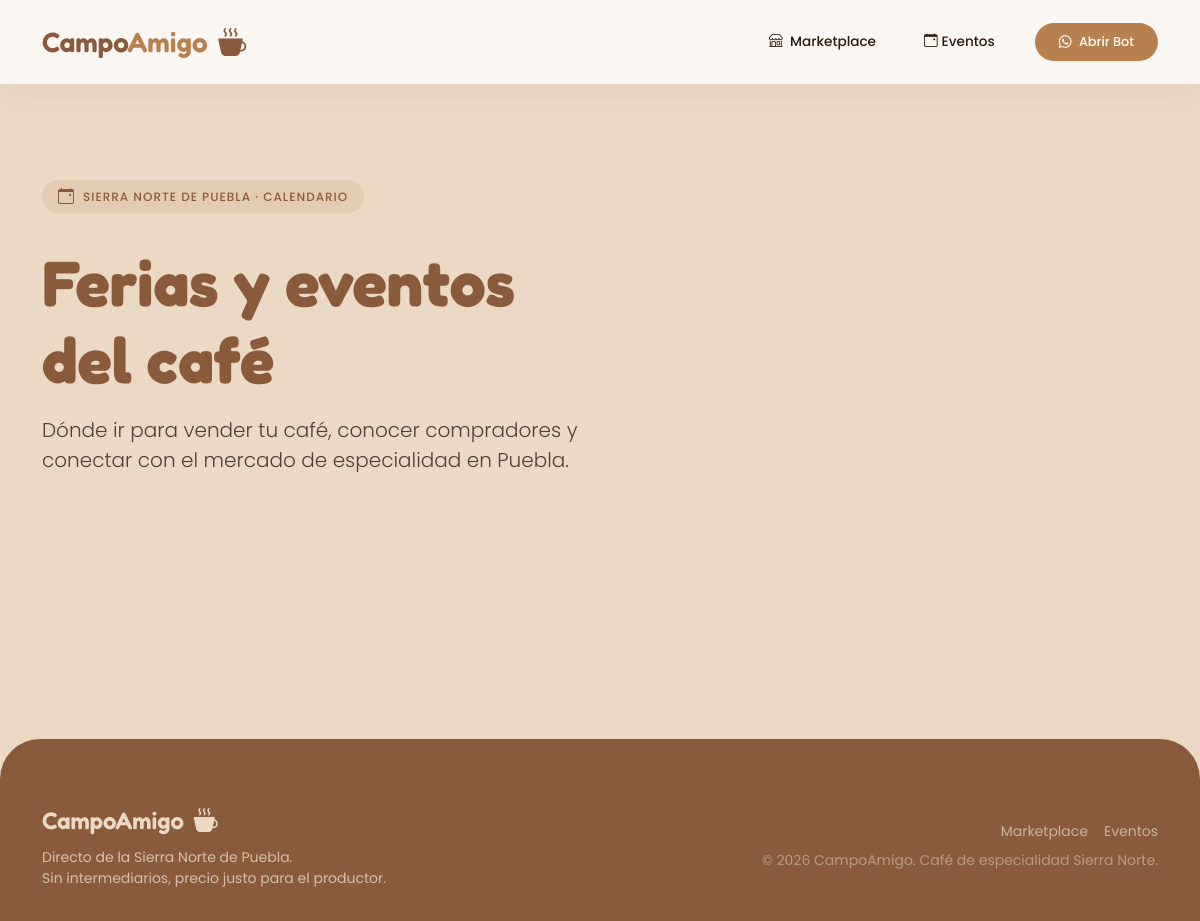
Page /eventos/ on the earlier database version.
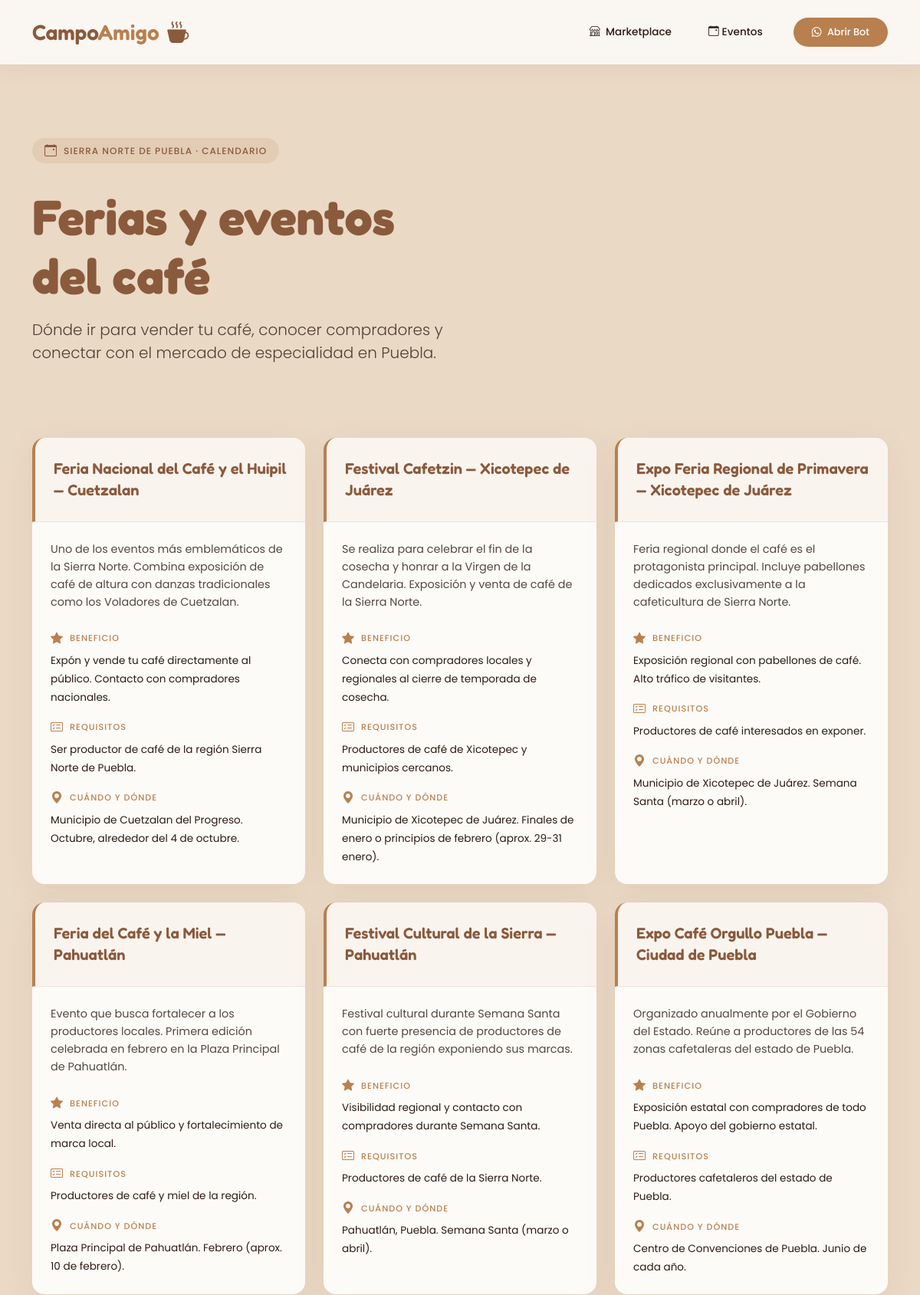
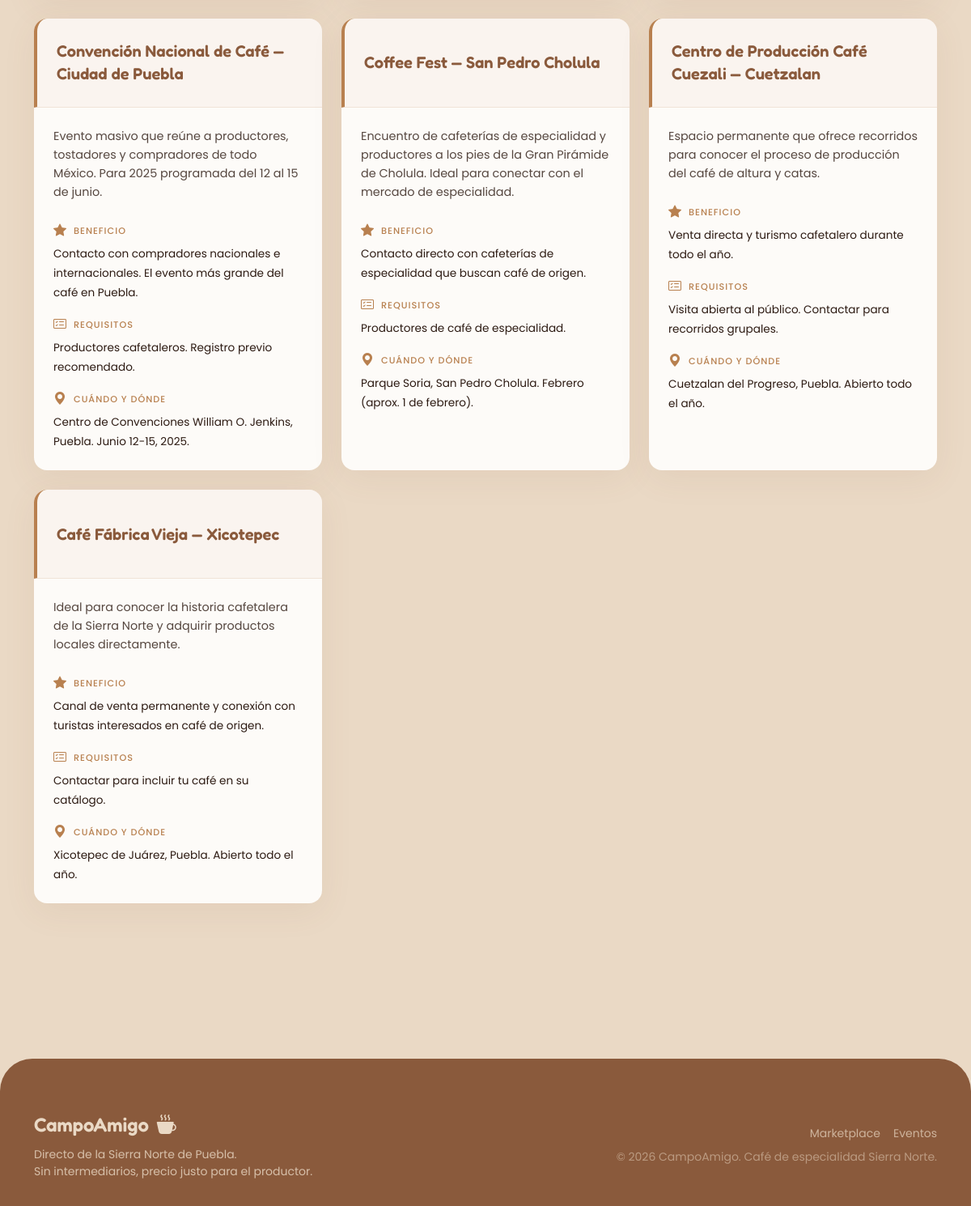
Same page on the later database version (2 pictures, top to bottom).
### core/models.py (models this page shows, shortened)
class ProgramaApoyo(models.Model):
    nombre = models.CharField(max_length=200)
    descripcion = models.TextField()
    beneficio = models.TextField()
    requisitos = models.TextField()
    contacto = models.CharField(max_length=200)
    vigente = models.BooleanField(default=True)

### core/views.py (the view)
# urls.py: path('eventos/', views.eventos, name='eventos'),
def eventos(request):
    programas = ProgramaApoyo.objects.filter(vigente=True)
    return render(request, 'core/eventos.html', {'programas': programas})

### core/templates/core/eventos.html (shortened to what this page needs)
{% extends 'core/base.html' %}
{% block content %}
<section class="row align-items-center py-4 py-lg-5 mb-4">
    <div class="col-lg-8">
        <span class="badge text-uppercase mb-3 px-3 py-2 rounded-pill d-inline-flex align-items-center" style="background-color: rgba(184, 128, 79, 0.15); color: var(--primary); font-weight: 500; letter-spacing: 1px;">
            <i class="bi bi-calendar-event me-2 fs-6"></i> Sierra Norte de Puebla · Calendario
        </span>
        <h1 class="display-3 fw-bold my-3 text-dark-custom" style="color: var(--primary); font-family: 'Fredoka', sans-serif;">Ferias y eventos <br>del café</h1>
        <p class="lead mb-4" style="color: var(--text-dark); opacity: 0.8; max-width: 600px;">Dónde ir para vender tu café, conocer compradores y conectar con el mercado de especialidad en Puebla.</p>
    </div>
</section>
<div class="row g-4 mb-5">
    {% for p in programas %}
    <div class="col-md-6 col-lg-4">
        <div class="card h-100 border-0 soft-shadow rounded-4 card-hover" style="background-color: var(--card-bg);">
            <div class="p-4 border-bottom border-light bg-light-custom d-flex align-items-center" style="border-left: 4px solid var(--accent) !important; border-top-left-radius: 1rem; border-top-right-radius: 1rem; min-height: 110px;">
                <h3 class="h5 mb-0 fw-semibold w-100" style="color: var(--primary); font-family: 'Fredoka', sans-serif; line-height: 1.4;">
                    {{ p.nombre }}
                </h3>
            </div>
            <div class="card-body p-4">
                <p style="color: var(--text-dark); opacity: 0.8; font-size: 0.9rem; line-height: 1.6;" class="mb-4">
                    {{ p.descripcion }}
                </p>
                <div class="d-flex flex-column gap-3">
                    <div>
                        <small class="text-uppercase fw-medium d-flex align-items-center mb-1" style="color: var(--accent); font-size: 0.7rem; letter-spacing: 1px;">
                            <i class="bi bi-star-fill me-2 fs-6"></i> Beneficio
                        </small>
                        <span style="color: var(--text-dark); font-size: 0.85rem; line-height: 1.4;">{{ p.beneficio }}</span>
                    </div>
                    <div>
                        <small class="text-uppercase fw-medium d-flex align-items-center mb-1" style="color: var(--accent); font-size: 0.7rem; letter-spacing: 1px;">
                            <i class="bi bi-card-checklist me-2 fs-6"></i> Requisitos
                        </small>
                        <span style="color: var(--text-dark); font-size: 0.85rem; line-height: 1.4;">{{ p.requisitos }}</span>
                    </div>
                    <div>
                        <small class="text-uppercase fw-medium d-flex align-items-center mb-1" style="color: var(--accent); font-size: 0.7rem; letter-spacing: 1px;">
                            <i class="bi bi-geo-alt-fill me-2 fs-6"></i> Cuándo y dónde
                        </small>
                        <span style="color: var(--text-dark); font-size: 0.85rem; line-height: 1.4;">{{ p.contacto }}</span>
                    </div>
                </div>
            </div>
        </div>
    </div>
    {% endfor %}
</div>
{% endblock %}

### core/templates/core/base.html (shortened to what this page needs)
<!DOCTYPE html>
<html lang="es">
<head>
    <link href="https://cdn.jsdelivr.net/npm/bootstrap@5.3.0/dist/css/bootstrap.min.css" rel="stylesheet">
    <link rel="stylesheet" href="https://cdn.jsdelivr.net/npm/bootstrap-icons@1.11.1/font/bootstrap-icons.css">
</head>
<body>
    <nav class="navbar navbar-expand-lg navbar-campo sticky-top">
        <div class="container">
            <a class="navbar-brand fs-3" href="/">Campo<span>Amigo</span> <i class="bi bi-cup-hot-fill ms-1"></i></a>
            <div class="collapse navbar-collapse" id="navbarNav">
                <div class="navbar-nav ms-auto align-items-center">
                    <a class="nav-link" href="/"><i class="bi bi-shop me-1"></i> Marketplace</a>
                    <a class="nav-link" href="/eventos/">
                        <i class="bi bi-calendar-event me-1"></i>Eventos
                    </a>
                    <a href="https://wa.me/15551586886" target="_blank" class="btn btn-wa-nav ms-lg-3">
                        <i class="bi bi-whatsapp me-1"></i> Abrir Bot
                    </a>
                </div>
            </div>
        </div>
    </nav>
    <main class="container py-5">
        {% block content %}{% endblock %}
    </main>
    <footer>
        <div class="container">
            <div class="row align-items-center gap-4 gap-md-0">
                <div class="col-md-6 text-center text-md-start">
                    <div class="footer-logo mb-2">CampoAmigo <i class="bi bi-cup-hot-fill ms-1"></i></div>
                    <p class="small mb-0" style="opacity: 0.8;">
                        Directo de la Sierra Norte de Puebla.<br>
                        Sin intermediarios, precio justo para el productor.
                    </p>
                </div>
                <div class="col-md-6 text-center text-md-end">
                    <div class="d-flex justify-content-center justify-content-md-end gap-3 mb-2">
                        <a href="/" class="small text-decoration-none" style="opacity: 0.7; color: #EAD9C5;">Marketplace</a>
                        <a href="/eventos/" class="small text-decoration-none" style="opacity: 0.7; color: #EAD9C5;">Eventos</a>
                    </div>
                    <p class="small mb-0 opacity-50">© 2026 CampoAmigo. Café de especialidad Sierra Norte.</p>
                </div>
            </div>
        </div>
    </footer>
</body>
</html>

### core/templates/core/base.html (style rules this page uses)
:root { --bg-base: #EAD9C5; --accent: #B8804F; --primary: #8A5A3C; --text-dark: #2C1A12; --card-bg: #FDFBF8; }
body { font-family: 'Poppins', sans-serif; background-color: var(--bg-base); color: var(--text-dark); -webkit-font-smoothing: antialiased; }
h1, h2, h3, h4, h5, h6, .navbar-brand { font-family: 'Fredoka', sans-serif; }
.navbar-campo { background: rgba(253, 251, 248, 0.85); backdrop-filter: blur(12px); -webkit-backdrop-filter: blur(12px); padding: 1rem 0; box-shadow: 0 4px 30px rgba(138, 90, 60, 0.08); }
.navbar-brand { color: var(--primary) !important; font-weight: 600; }
.navbar-brand span { color: var(--accent); }
.nav-link { color: var(--text-dark) !important; font-size: 0.85rem; font-weight: 500; margin: 0 1rem; transition: color 0.3s; }
.btn-wa-nav { background: var(--accent); color: white !important; border-radius: 50px; font-weight: 500; padding: 0.6rem 1.5rem; font-size: 0.8rem; transition: transform 0.2s, box-shadow 0.2s; border: none; }
footer { background: var(--primary); color: #EAD9C5; padding: 4rem 0 2rem; margin-top: 6rem; border-top-left-radius: 40px; border-top-right-radius: 40px; }
.footer-logo { font-size: 1.5rem; color: var(--bg-base); font-weight: 600; font-family: 'Fredoka', sans-serif; }
.soft-shadow { box-shadow: 0 10px 40px rgba(138, 90, 60, 0.08) !important; }

### core/templates/core/eventos.html (style rules this page uses)
.bg-light-custom { background-color: rgba(244, 235, 225, 0.4) !important; }
.border-light { border-color: rgba(184, 128, 79, 0.15) !important; }
.card-hover { transition: all 0.3s cubic-bezier(0.25, 0.8, 0.25, 1); }

Differences in the rows shown:
added ProgramaApoyo: nombre "Feria Nacional del Café y el Huipil — Cuetzalan", descripcion "Uno de los eventos más emblemáticos de la Sierra Norte. Combina exposición de café de altura con danzas tradicionales como los Voladores de Cuetzalan.", beneficio "Expón y vende tu café directamente al público. Contacto con compradores nacionales.", requisitos "Ser productor de café de la región Sierra Norte de Puebla.", contacto "Municipio de Cuetzalan del Progreso. Octubre, alrededor del 4 de octubre."
added ProgramaApoyo: nombre "Festival Cafetzin — Xicotepec de Juárez", descripcion "Se realiza para celebrar el fin de la cosecha y honrar a la Virgen de la Candelaria. Exposición y venta de café de la Sierra Norte.", beneficio "Conecta con compradores locales y regionales al cierre de temporada de cosecha.", requisitos "Productores de café de Xicotepec y municipios cercanos.", contacto "Municipio de Xicotepec de Juárez. Finales de enero o principios de febrero (aprox. 29-31 enero)."
added ProgramaApoyo: nombre "Expo Feria Regional de Primavera — Xicotepec de Juárez", descripcion "Feria regional donde el café es el protagonista principal. Incluye pabellones dedicados exclusivamente a la cafeticultura de Sierra Norte.", beneficio "Exposición regional con pabellones de café. Alto tráfico de visitantes.", requisitos "Productores de café interesados en exponer.", contacto "Municipio de Xicotepec de Juárez. Semana Santa (marzo o abril)."
added ProgramaApoyo: nombre "Feria del Café y la Miel — Pahuatlán", descripcion "Evento que busca fortalecer a los productores locales. Primera edición celebrada en febrero en la Plaza Principal de Pahuatlán.", beneficio "Venta directa al público y fortalecimiento de marca local.", requisitos "Productores de café y miel de la región.", contacto "Plaza Principal de Pahuatlán. Febrero (aprox. 10 de febrero)."
added ProgramaApoyo: nombre "Festival Cultural de la Sierra — Pahuatlán", descripcion "Festival cultural durante Semana Santa con fuerte presencia de productores de café de la región exponiendo sus marcas.", beneficio "Visibilidad regional y contacto con compradores durante Semana Santa.", requisitos "Productores de café de la Sierra Norte.", contacto "Pahuatlán, Puebla. Semana Santa (marzo o abril)."
added ProgramaApoyo: nombre "Expo Café Orgullo Puebla — Ciudad de Puebla", descripcion "Organizado anualmente por el Gobierno del Estado. Reúne a productores de las 54 zonas cafetaleras del estado de Puebla.", beneficio "Exposición estatal con compradores de todo Puebla. Apoyo del gobierno estatal.", requisitos "Productores cafetaleros del estado de Puebla.", contacto "Centro de Convenciones de Puebla. Junio de cada año."
added ProgramaApoyo: nombre "Convención Nacional de Café — Ciudad de Puebla", descripcion "Evento masivo que reúne a productores, tostadores y compradores de todo México. Para 2025 programada del 12 al 15 de junio.", beneficio "Contacto con compradores nacionales e internacionales. El evento más grande del café en Puebla.", requisitos "Productores cafetaleros. Registro previo recomendado.", contacto "Centro de Convenciones William O. Jenkins, Puebla. Junio 12-15, 2025."
added ProgramaApoyo: nombre "Coffee Fest — San Pedro Cholula", descripcion "Encuentro de cafeterías de especialidad y productores a los pies de la Gran Pirámide de Cholula. Ideal para conectar con el mercado de especialidad.", beneficio "Contacto directo con cafeterías de especialidad que buscan café de origen.", requisitos "Productores de café de especialidad.", contacto "Parque Soria, San Pedro Cholula. Febrero (aprox. 1 de febrero)."
added ProgramaApoyo: nombre "Centro de Producción Café Cuezali — Cuetzalan", descripcion "Espacio permanente que ofrece recorridos para conocer el proceso de producción del café de altura y catas.", beneficio "Venta directa y turismo cafetalero durante todo el año.", requisitos "Visita abierta al público. Contactar para recorridos grupales.", contacto "Cuetzalan del Progreso, Puebla. Abierto todo el año."
added ProgramaApoyo: nombre "Café Fábrica Vieja — Xicotepec", descripcion "Ideal para conocer la historia cafetalera de la Sierra Norte y adquirir productos locales directamente.", beneficio "Canal de venta permanente y conexión con turistas interesados en café de origen.", requisitos "Contactar para incluir tu café en su catálogo.", contacto "Xicotepec de Juárez, Puebla. Abierto todo el año."
